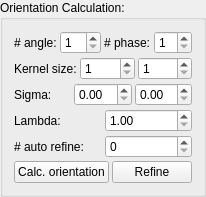
         <widget class="QGroupBox" name="groupBox_2">
          <property name="title">
           <string>Orientation Calculation:</string>
          </property>
          <layout class="QVBoxLayout" name="verticalLayout_3">
           <property name="spacing">
            <number>3</number>
           </property>
           <item>
            <layout class="QHBoxLayout" name="horizontalLayout_4">
             <item>
              <widget class="QLabel" name="label_6">
               <property name="text">
                <string># angle:</string>
               </property>
              </widget>
             </item>
             <item>
              <widget class="QSpinBox" name="spinBoxNumKernels">
               <property name="minimum">
                <number>1</number>
               </property>
               <property name="maximum">
                <number>96</number>
               </property>
              </widget>
             </item>
             <item>
              <widget class="QLabel" name="label_19">
               <property name="text">
                <string># phase:</string>
               </property>
              </widget>
             </item>
             <item>
              <widget class="QSpinBox" name="spinBoxNumPhases">
               <property name="enabled">
                <bool>true</bool>
               </property>
               <property name="minimum">
                <number>1</number>
               </property>
               <property name="maximum">
                <number>8</number>
               </property>
              </widget>
             </item>
            </layout>
           </item>
           <item>
            <layout class="QHBoxLayout" name="horizontalLayout">
             <item>
              <widget class="QLabel" name="label_7">
               <property name="text">
                <string>Kernel size:</string>
               </property>
              </widget>
             </item>
             <item>
              <widget class="QSpinBox" name="spinBoxKernelWidth">
               <property name="minimum">
                <number>1</number>
               </property>
               <property name="maximum">
                <number>65</number>
               </property>
               <property name="singleStep">
                <number>2</number>
               </property>
              </widget>
             </item>
             <item>
              <widget class="QSpinBox" name="spinBoxKernelHeight">
               <property name="minimum">
                <number>1</number>
               </property>
               <property name="maximum">
                <number>65</number>
               </property>
               <property name="singleStep">
                <number>2</number>
               </property>
              </widget>
             </item>
            </layout>
           </item>
           <item>
            <layout class="QHBoxLayout" name="horizontalLayout_2">
             <item>
              <widget class="QLabel" name="label_8">
               <property name="text">
                <string>Sigma:</string>
               </property>
              </widget>
             </item>
             <item>
              <widget class="QDoubleSpinBox" name="spinBoxGaborSigmaX">
               <property name="maximum">
                <double>32.000000000000000</double>
               </property>
               <property name="singleStep">
                <double>0.100000000000000</double>
               </property>
              </widget>
             </item>
             <item>
              <widget class="QDoubleSpinBox" name="spinBoxGaborSigmaY">
               <property name="maximum">
                <double>32.000000000000000</double>
               </property>
               <property name="singleStep">
                <double>0.100000000000000</double>
               </property>
              </widget>
             </item>
            </layout>
           </item>
           <item>
            <layout class="QHBoxLayout" name="horizontalLayout_3">
             <item>
              <widget class="QLabel" name="label_10">
               <property name="text">
                <string>Lambda:</string>
               </property>
              </widget>
             </item>
             <item>
              <widget class="QDoubleSpinBox" name="spinBoxGaborLambda">
               <property name="minimum">
                <double>1.000000000000000</double>
               </property>
               <property name="maximum">
                <double>16.000000000000000</double>
               </property>
               <property name="singleStep">
                <double>0.100000000000000</double>
               </property>
              </widget>
             </item>
            </layout>
           </item>
           <item>
            <layout class="QHBoxLayout" name="horizontalLayout_40">
             <item>
              <widget class="QLabel" name="label_51">
               <property name="text">
                <string># auto refine:</string>
               </property>
              </widget>
             </item>
             <item>
              <widget class="QSpinBox" name="spinBoxNumAutoRefineOrient"/>
             </item>
            </layout>
           </item>
           <item>
            <layout class="QHBoxLayout" name="horizontalLayout_11">
             <item>
              <widget class="QPushButton" name="buttonCalcOrientation">
               <property name="text">
                <string>Calc. orientation</string>
               </property>
              </widget>
             </item>
             <item>
              <widget class="QPushButton" name="buttonRecalcOrientFromConfid">
               <property name="text">
                <string>Refine</string>
               </property>
              </widget>
             </item>
            </layout>
           </item>
          </layout>
         </widget>
